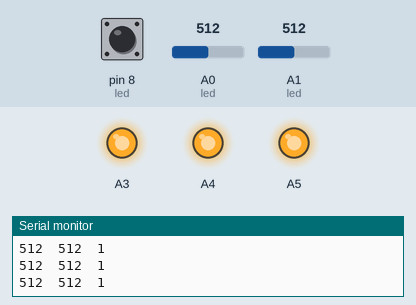
Recording of a sketch running on a simulated Arduino Uno, built with avr-gcc and run on an emulated ATmega328P. Parts: output pins drawn as LEDs (lit = HIGH), the last lines printed to the serial monitor. The test bench sets the inputs (shaded band); at power-on: A0 (led) = 512, A1 (led) = 512, pin 8 (led) HIGH.

Above: at 1.2 s.
1.3 s: A0 (led) set to 135
2.8 s: A0 (led) set to 113
At 3.3 s:
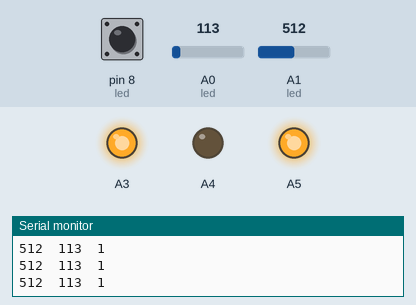
4.3 s: A1 (led) set to 139
5.8 s: A1 (led) set to 115
At 6.5 s:
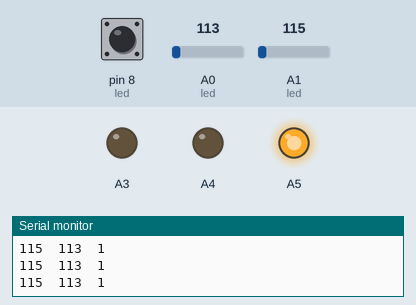
7.3 s: pin 8 (led) pulled LOW for 0.15 s
At 8.3 s:
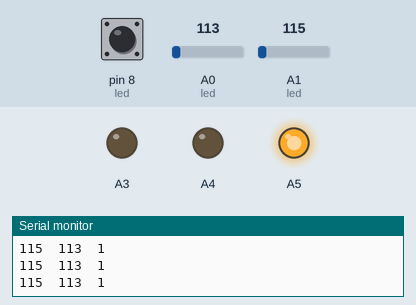
8.9 s: A0 (led) set to 306
At 9.9 s:
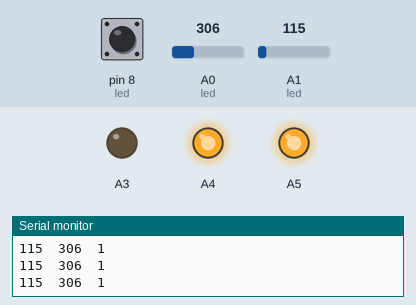
Timing chart, 0 to 11.4 s (numbered marks = the images above; inputs shaded):
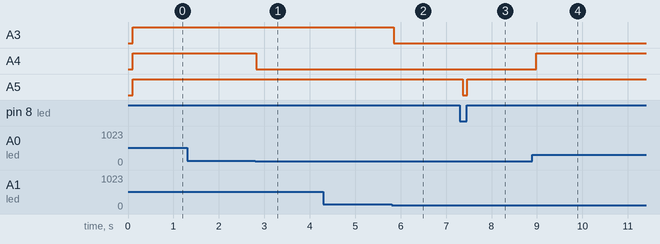

Measured:
- the behaviour switches between 128 and 127 on A0 (led) (found by bisection; images 0 and 1)
- the behaviour switches between 128 and 127 on A1 (led) (found by bisection; images 1 and 2)
- after the input at 2.8 s, A4: HIGH → LOW at once
- after the input at 5.8 s, A3: HIGH → LOW after 0.05 s
- after the input at 7.3 s, A5: HIGH → LOW after 0.07 s, → HIGH 0.10 s later
- after the input at 8.9 s, A4: LOW → HIGH after 0.08 s

The sketch:

02_Joystick.ino
```cpp
int if_push = 0;

void setup()
{
  Serial.begin(9600);
  pinMode(8, INPUT_PULLUP);
}

void loop()
{
  Serial.print(analogRead(A1));
  Serial.print("  ");
  Serial.print(analogRead(A0));
  Serial.print("  ");
  Serial.println(digitalRead(8));
  delay(100);

  led();
}

void led()
{
  if (digitalRead(8) == 1)
  {
    if_push = 1023;
  }
  else
  {
    if_push = 0;
  }

  analogWrite(A3, analogRead(A1));
  analogWrite(A4, analogRead(A0));
  analogWrite(A5, if_push);
}
```
